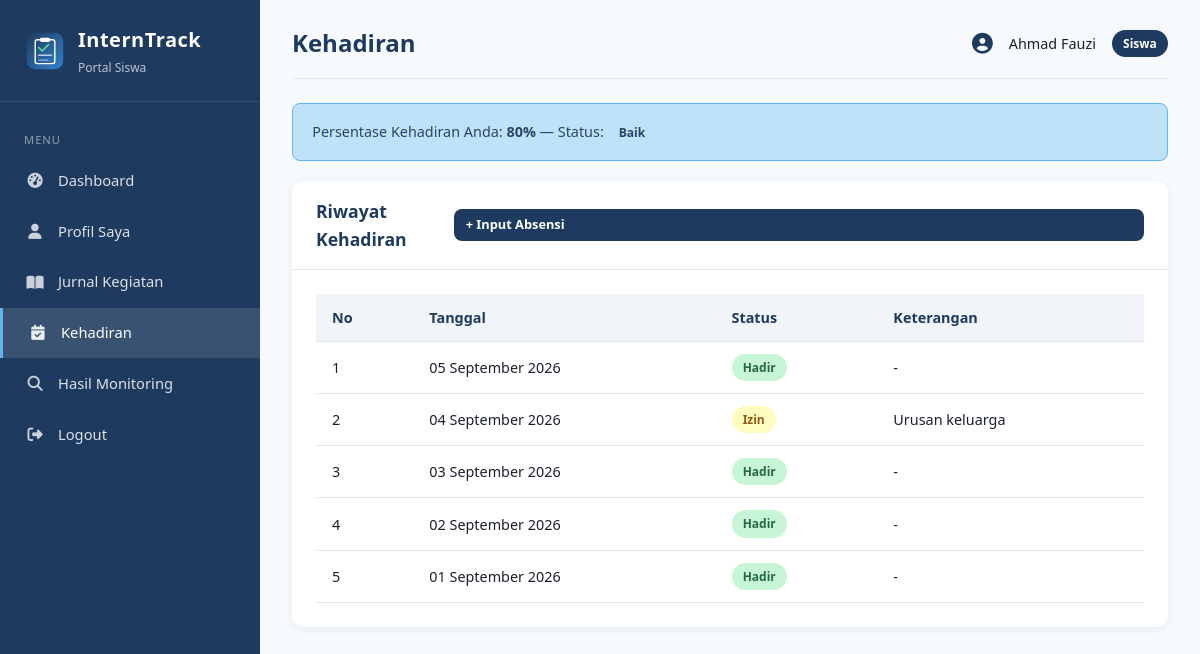
The page /siswa/absensi.php (signed in) on the database its author committed.
### tables this page shows
CREATE TABLE absensi (
    id INT AUTO_INCREMENT PRIMARY KEY,
    siswa_id INT NOT NULL,
    tanggal DATE NOT NULL,
    status ENUM('Hadir','Izin','Sakit','Alpa') NOT NULL,
    keterangan VARCHAR(255),
    created_at TIMESTAMP DEFAULT CURRENT_TIMESTAMP,
    UNIQUE KEY unique_absensi (siswa_id, tanggal),
    FOREIGN KEY (siswa_id) REFERENCES siswa(id) ON DELETE CASCADE
);

### includes/functions.php (called while the page is built, shortened)
<?php
function hitungPersentaseKehadiran($siswa_id, $conn) {
    $sql = "SELECT
                COUNT(*) as total,
                SUM(CASE WHEN status = 'Hadir' THEN 1 ELSE 0 END) as hadir
            FROM absensi WHERE siswa_id = ?";
    $stmt = $conn->prepare($sql);
    $stmt->bind_param("i", $siswa_id);
    $stmt->execute();
    $result = $stmt->get_result()->fetch_assoc();
    return round(($result['hadir'] / $result['total']) * 100, 1);
}
function statusKehadiran($persentase) {
    if ($persentase >= 75) return 'Baik';
    return 'Perlu Pembinaan';
}
function e($str) {
    return htmlspecialchars($str ?? '', ENT_QUOTES, 'UTF-8');
}
function formatTanggal($tanggal) {
    $bulan = [
        1 => 'Januari', 'Februari', 'Maret', 'April', 'Mei', 'Juni',
        'Juli', 'Agustus', 'September', 'Oktober', 'November', 'Desember'
    ];
    $t = strtotime($tanggal);
    return date('d', $t) . ' ' . $bulan[(int)date('n', $t)] . ' ' . date('Y', $t);
}
function badgeStatus($status) {
    $map = [
        'Aktif' => 'badge-aktif',
        'Selesai' => 'badge-selesai',
        'Belum Mulai' => 'badge-belum',
        'Hadir' => 'badge-hadir',
        'Izin' => 'badge-izin',
        'Sakit' => 'badge-sakit',
        'Alpa' => 'badge-alpa',
        'Sangat Baik' => 'badge-sangatbaik',
        'Baik' => 'badge-baik',
        'Perlu Perhatian' => 'badge-perhatian',
        'Perlu Pembinaan' => 'badge-pembinaan',
    ];
    return isset($map[$status]) ? $map[$status] : 'badge-belum';
}
?>

### siswa/absensi.php (the view, shortened to what this page needs)
<?php
require_once __DIR__ . '/../includes/header_siswa.php';
$siswa_id = $_SESSION['siswa_id'] ?? 0;
$action = $_GET['action'] ?? 'list';
$pct = hitungPersentaseKehadiran($siswa_id, $conn);
$status_kh = statusKehadiran($pct);
?>
<?php if ($action === 'tambah'): ?>
<div class="card">
    <div class="card-header">
        <h3>Input Kehadiran</h3>
        <a href="absensi.php" class="btn btn-sm btn-outline">← Kembali</a>
    </div>
    <div class="card-body">
        <?php if (!empty($error_msg)): ?><div class="alert alert-danger"><?= $error_msg ?></div><?php endif; ?>
        <form method="POST">
            <div class="form-group">
                <label>Tanggal *</label>
                <input type="date" name="tanggal" class="form-control" value="<?= date('Y-m-d') ?>" required>
            </div>
            <div class="form-group">
                <label>Status *</label>
                <select name="status" class="form-control" required>
                    <option value="">-- Pilih Status --</option>
                    <option value="Hadir">Hadir</option>
                    <option value="Izin">Izin</option>
                    <option value="Sakit">Sakit</option>
                    <option value="Alpa">Alpa</option>
                </select>
            </div>
            <div class="form-group">
                <label>Keterangan</label>
                <input type="text" name="keterangan" class="form-control" placeholder="Opsional (wajib jika Izin/Sakit)">
            </div>
            <div class="form-actions">
                <button type="submit" class="btn btn-primary">Simpan Absensi</button>
                <a href="absensi.php" class="btn btn-outline">Batal</a>
            </div>
        </form>
    </div>
</div>
<?php else: ?>
<div class="alert alert-info">
    Persentase Kehadiran Anda: <strong><?= $pct ?>%</strong> —
    Status: <span class="badge badge-<?= strtolower(str_replace(' ','',$status_kh)) ?>"><?= $status_kh ?></span>
</div>
<div class="card">
    <div class="card-header">
        <h3>Riwayat Kehadiran</h3>
        <a href="?action=tambah" class="btn btn-sm btn-primary">+ Input Absensi</a>
    </div>
    <div class="card-body table-responsive">
        <table>
            <thead>
                <tr>
                    <th>No</th>
                    <th>Tanggal</th>
                    <th>Status</th>
                    <th>Keterangan</th>
                </tr>
            </thead>
            <tbody>
            <?php
            $res = $conn->query("SELECT * FROM absensi WHERE siswa_id=$siswa_id ORDER BY tanggal DESC");
            $no = 1;
            while ($r = $res->fetch_assoc()):
                ?>
                <tr>
                    <td><?= $no++ ?></td>
                    <td><?= formatTanggal($r['tanggal']) ?></td>
                    <td><span class="badge <?= badgeStatus($r['status']) ?>"><?= e($r['status']) ?></span></td>
                    <td><?= e($r['keterangan'] ?: '-') ?></td>
                </tr>
            <?php endwhile; ?>
            </tbody>
        </table>
    </div>
</div>
<?php endif; ?>
<?php require_once __DIR__ . '/../includes/footer.php'; ?>

### assets/css/style.css (style rules this page uses)
:root { --primary: #1e3a5f; --primary-light: #2c5282; --accent: #3182ce; --success: #38a169; --warning: #d69e2e; --danger: #e53e3e; --info: #3182ce; --bg: #f7fafc; --card: #ffffff; --text: #1a202c; --text-muted: #718096; --border: #e2e8f0; --sidebar-width: 260px; }
* { margin: 0; padding: 0; box-sizing: border-box; }
body { font-family: 'Segoe UI', Tahoma, Geneva, Verdana, sans-serif; background: var(--bg); color: var(--text); line-height: 1.6; }
a { text-decoration: none; color: inherit; }
.btn { display: inline-block; padding: 0.7rem 1.5rem; border: none; border-radius: 8px; font-size: 0.95rem; font-weight: 600; cursor: pointer; transition: all 0.2s; }
.btn-primary { background: var(--primary); color: white; width: 100%; }
.btn-sm { padding: 0.35rem 0.75rem; font-size: 0.8rem; }
.alert { padding: 0.9rem 1.2rem; border-radius: 8px; margin-bottom: 1.2rem; font-size: 0.9rem; }
.alert-info { background: #bee3f8; color: #2a4365; border: 1px solid #63b3ed; }
.card { background: var(--card); border-radius: 12px; box-shadow: 0 2px 8px rgba(0,0,0,0.06); margin-bottom: 1.5rem; }
.card-header { padding: 1rem 1.5rem; border-bottom: 1px solid var(--border); display: flex; justify-content: space-between; align-items: center; }
.card-header h3 { font-size: 1.1rem; color: var(--primary); }
.card-body { padding: 1.5rem; }
.table-responsive { overflow-x: auto; }
table { width: 100%; border-collapse: collapse; }
table th, table td { padding: 0.75rem 1rem; text-align: left; border-bottom: 1px solid var(--border); font-size: 0.9rem; }
table th { background: #f1f5f9; font-weight: 600; color: var(--primary); white-space: nowrap; }
.badge { display: inline-block; padding: 0.25rem 0.7rem; border-radius: 20px; font-size: 0.75rem; font-weight: 600; }
.badge-baik { background: #bee3f8; color: #2a4365; }
.badge-hadir { background: #c6f6d5; color: #276749; }
.badge-izin { background: #fefcbf; color: #975a16; }

### rows shown on the page
absensi: tanggal "05 September 2026", status "Hadir", keterangan "-"
absensi: tanggal "04 September 2026", status "Izin", keterangan "Urusan keluarga"
absensi: tanggal "03 September 2026", status "Hadir", keterangan "-"
absensi: tanggal "02 September 2026", status "Hadir", keterangan "-"
absensi: tanggal "01 September 2026", status "Hadir", keterangan "-"

### other values the page prints
$page_title "Kehadiran"
$_SESSION['nama'] "Ahmad Fauzi"
$pct "80"
$status_kh "Baik"
